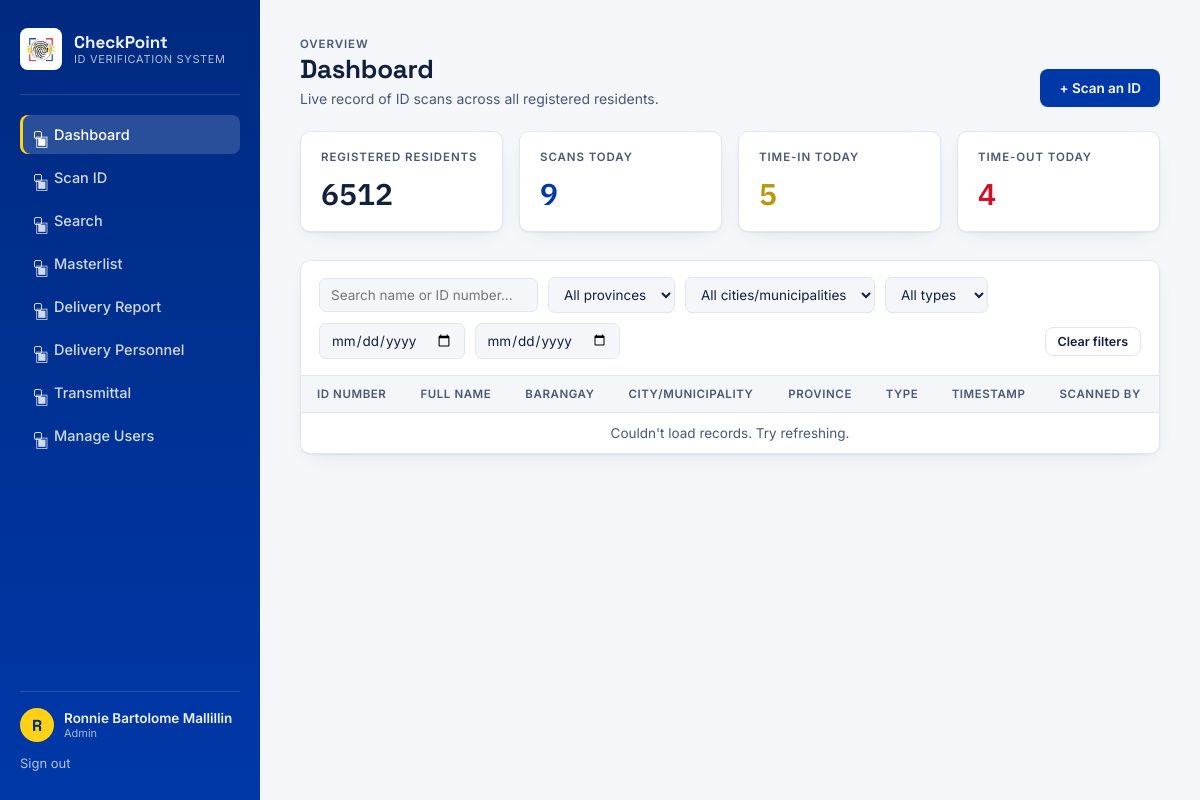
The page / (signed in) on the database its author committed.
### models.py (models this page shows, shortened)
class User(UserMixin, db.Model):
    __tablename__ = "users"
    id = db.Column(db.Integer, primary_key=True)
    username = db.Column(db.String(64), unique=True, nullable=False, index=True)
    full_name = db.Column(db.String(150), nullable=False)
    password_hash = db.Column(db.String(255), nullable=False)
    role = db.Column(db.String(20), nullable=False, default="staff")  # admin | staff
    is_active_user = db.Column(db.Boolean, default=True, nullable=False)
    created_at = db.Column(db.DateTime, default=datetime.utcnow)
    @property
    def is_admin(self):
        return self.role == "admin"
    @property
    def is_active(self):
        return self.is_active_user

### blueprints/main.py (the view, shortened to what this page needs)
@bp.route("/")
@login_required
def dashboard():
    today_start = datetime.combine(datetime.utcnow().date(), time.min)
    scoped = not current_user.is_admin
    total_residents_query = Resident.query
    logs_query = CheckLog.query.filter(CheckLog.timestamp >= today_start)
    ins_query = CheckLog.query.filter(CheckLog.timestamp >= today_start, CheckLog.log_type == "IN")
    outs_query = CheckLog.query.filter(CheckLog.timestamp >= today_start, CheckLog.log_type == "OUT")
    return render_template(
        "dashboard.html",
        total_residents=total_residents_query.count(),
        logs_today=logs_query.count(),
        ins_today=ins_query.count(),
        outs_today=outs_query.count(),
        scoped=scoped,
    )

### app.py (called while the page is built)
def create_app(config_class=Config):
    app = Flask(__name__)
    app.config.from_object(config_class)
    os.makedirs(os.path.join(app.root_path, "instance"), exist_ok=True)
    os.makedirs(app.config["UPLOAD_FOLDER"], exist_ok=True)
    db.init_app(app)
    login_manager.init_app(app)
    @login_manager.user_loader
    def load_user(user_id):
        return User.query.get(int(user_id))
    from blueprints.auth import bp as auth_bp
    from blueprints.main import bp as main_bp
    from blueprints.api import bp as api_bp
    app.register_blueprint(auth_bp)
    app.register_blueprint(main_bp)
    app.register_blueprint(api_bp)
    with app.app_context():
        db.create_all()
        from migrations import run_all
        run_all(db)
    return app

### templates/dashboard.html (shortened to what this page needs)
{% extends "base.html" %}
{% block content %}
<div class="page-header">
    <div>
        <span class="eyebrow">Overview</span>
        <h1>{{ 'Dashboard' if not scoped else 'My Activity' }}</h1>
        <p>{{ 'Live record of ID scans across all registered residents.' if not scoped else 'Live record of the ID scans you personally made.' }}</p>
    </div>
    <a href="{{ url_for('main.scan') }}" class="btn btn-primary">+ Scan an ID</a>
</div>
<div class="stat-grid">
    <div class="stat-card">
        <span class="eyebrow">{{ 'Registered residents' if not scoped else 'Residents you handled' }}</span>
        <div class="stat-number">{{ total_residents }}</div>
    </div>
    <div class="stat-card accent-blue">
        <span class="eyebrow">Scans today</span>
        <div class="stat-number">{{ logs_today }}</div>
    </div>
    <div class="stat-card accent-gold">
        <span class="eyebrow">Time-in today</span>
        <div class="stat-number">{{ ins_today }}</div>
    </div>
    <div class="stat-card accent-red">
        <span class="eyebrow">Time-out today</span>
        <div class="stat-number">{{ outs_today }}</div>
    </div>
</div>
<div class="table-panel">
    <div class="table-toolbar">
        <input type="text" id="filter-search" placeholder="Search name or ID number...">
        <select id="filter-province"><option value="">All provinces</option></select>
        <select id="filter-city"><option value="">All cities/municipalities</option></select>
        <select id="filter-type">
            <option value="">All types</option>
        </select>
        <input type="date" id="filter-date-from">
        <input type="date" id="filter-date-to">
        <button class="btn btn-outline btn-sm" id="clear-filters">Clear filters</button>
    </div>
    <div id="table-wrap">
        <table class="data-table">
            <thead>
                <tr>
                    <th>ID Number</th>
                    <th>Full Name</th>
                    <th>Barangay</th>
                    <th>City/Municipality</th>
                    <th>Province</th>
                    <th>Type</th>
                    <th>Timestamp</th>
                    <th>Scanned By</th>
                </tr>
            </thead>
            <tbody id="logs-tbody">
            </tbody>
        </table>
    </div>
</div>
{% endblock %}

### templates/base.html (shortened to what this page needs)
<!DOCTYPE html>
<html lang="en">
<head>
<link rel="stylesheet" href="{{ url_for('static', filename='css/style.css') }}">
</head>
<body>
{% if current_user.is_authenticated %}
<div class="app-shell">
    <aside class="sidebar">
        <div class="brand">
            <img src="{{ url_for('static', filename='img/philsys.png') }}" alt="PhilSys" class="brand-logo">
            <div class="brand-text">
                <span class="brand-title">CheckPoint</span>
                <span class="brand-sub">ID Verification System</span>
            </div>
        </div>
        <nav class="nav-links">
            <a href="{{ url_for('main.dashboard') }}" class="{{ 'active' if request.endpoint == 'main.dashboard' }}">
                <span class="nav-icon">&#9635;</span> {{ 'Dashboard' if current_user.is_admin else 'My Activity' }}
            </a>
            <a href="{{ url_for('main.scan') }}" class="{{ 'active' if request.endpoint == 'main.scan' }}">
                <span class="nav-icon">&#9635;</span> Scan ID
            </a>
            <a href="{{ url_for('main.search') }}" class="{{ 'active' if request.endpoint == 'main.search' }}">
                <span class="nav-icon">&#9635;</span> Search
            </a>
            <a href="{{ url_for('main.masterlist') }}" class="{{ 'active' if request.endpoint == 'main.masterlist' }}">
                <span class="nav-icon">&#9635;</span> Masterlist
            </a>
            <a href="{{ url_for('main.reports') }}" class="{{ 'active' if request.endpoint == 'main.reports' }}">
                <span class="nav-icon">&#9635;</span> {{ 'Delivery Report' if current_user.is_admin else 'My Deliveries' }}
            </a>
            <a href="{{ url_for('main.personnel') }}" class="{{ 'active' if request.endpoint == 'main.personnel' }}">
                <span class="nav-icon">&#9635;</span> {{ 'Delivery Personnel' if current_user.is_admin else 'My Performance' }}
            </a>
            <a href="{{ url_for('main.transmittal') }}" class="{{ 'active' if request.endpoint == 'main.transmittal' }}">
                <span class="nav-icon">&#9635;</span> Transmittal
            </a>
            {% if current_user.is_admin %}
            <a href="{{ url_for('auth.users') }}" class="{{ 'active' if request.endpoint == 'auth.users' }}">
                <span class="nav-icon">&#9635;</span> Manage Users
            </a>
            {% endif %}
        </nav>
        <div class="sidebar-footer">
            <div class="user-chip">
                <div class="user-avatar">{{ current_user.full_name[0]|upper }}</div>
                <div>
                    <div class="user-name">{{ current_user.full_name }}</div>
                    <div class="user-role">{{ current_user.role|capitalize }}</div>
                </div>
            </div>
            <a href="{{ url_for('auth.logout') }}" class="logout-link">Sign out</a>
        </div>
    </aside>
    <main class="main-content">
        {% block content %}{% endblock %}
    </main>
</div>
{% endif %}
</body>
</html>

### rows shown on the page
User: role "Dashboard", role "Delivery Report", role "Delivery Personnel", full_name "R", full_name "Ronnie Bartolome Mallillin", role "Admin"

### other values the page prints
{{ 'Dashboard' if not scoped else 'My Activity' }} "Dashboard"
{{ 'Registered residents' if not scoped else 'Residents you handled' }} "REGISTERED RESIDENTS"
{{ total_residents }} "6512"
{{ logs_today }} "9"
{{ ins_today }} "5"
{{ outs_today }} "4"
